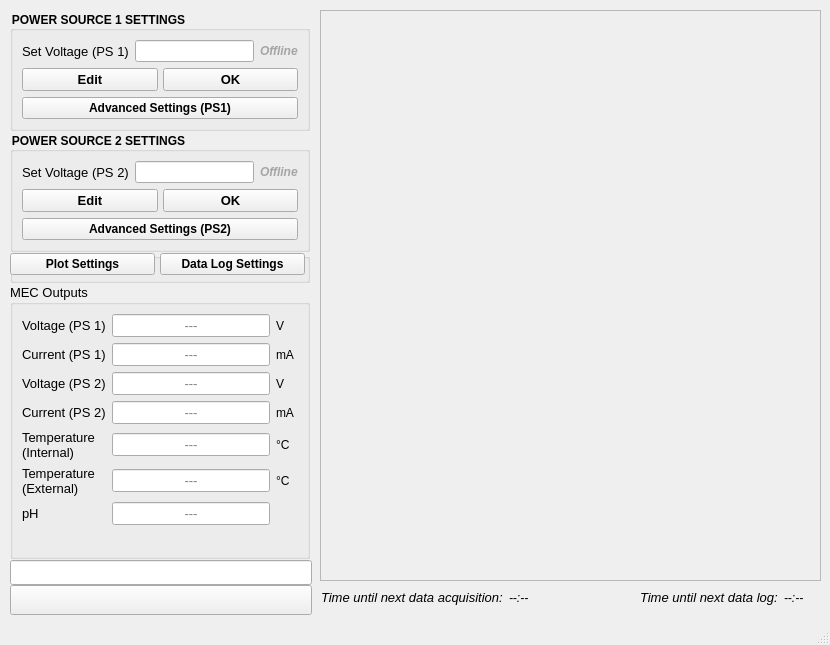
<?xml version="1.0" encoding="UTF-8"?>
<ui version="4.0">
 <class>MainWindow</class>
 <widget class="QMainWindow" name="MainWindow">
  <property name="geometry">
   <rect>
    <x>0</x>
    <y>0</y>
    <width>830</width>
    <height>645</height>
   </rect>
  </property>
  <property name="sizePolicy">
   <sizepolicy hsizetype="Fixed" vsizetype="Fixed">
    <horstretch>0</horstretch>
    <verstretch>0</verstretch>
   </sizepolicy>
  </property>
  <property name="minimumSize">
   <size>
    <width>830</width>
    <height>645</height>
   </size>
  </property>
  <property name="maximumSize">
   <size>
    <width>830</width>
    <height>645</height>
   </size>
  </property>
  <property name="windowTitle">
   <string>MainWindow</string>
  </property>
  <widget class="QWidget" name="centralwidget">
   <widget class="QWidget" name="layoutWidget">
    <property name="geometry">
     <rect>
      <x>640</x>
      <y>590</y>
      <width>181</width>
      <height>21</height>
     </rect>
    </property>
    <layout class="QFormLayout" name="formLayout_3">
     <item row="0" column="0">
      <widget class="QLabel" name="timeuntilLabel">
       <property name="maximumSize">
        <size>
         <width>16777215</width>
         <height>18</height>
        </size>
       </property>
       <property name="font">
        <font>
         <pointsize>10</pointsize>
         <italic>true</italic>
        </font>
       </property>
       <property name="text">
        <string>Time until next data log:</string>
       </property>
      </widget>
     </item>
     <item row="0" column="1">
      <widget class="QLabel" name="timerLabel">
       <property name="maximumSize">
        <size>
         <width>16777215</width>
         <height>18</height>
        </size>
       </property>
       <property name="font">
        <font>
         <italic>true</italic>
        </font>
       </property>
       <property name="text">
        <string>--:--</string>
       </property>
      </widget>
     </item>
    </layout>
   </widget>
   <widget class="QWidget" name="layoutWidget">
    <property name="geometry">
     <rect>
      <x>10</x>
      <y>10</y>
      <width>302</width>
      <height>611</height>
     </rect>
    </property>
    <layout class="QVBoxLayout" name="verticalLayout_2" stretch="0,0,0,0,0">
     <property name="spacing">
      <number>0</number>
     </property>
     <item>
      <widget class="QGroupBox" name="groupBox">
       <property name="sizePolicy">
        <sizepolicy hsizetype="Preferred" vsizetype="Fixed">
         <horstretch>0</horstretch>
         <verstretch>0</verstretch>
        </sizepolicy>
       </property>
       <property name="minimumSize">
        <size>
         <width>300</width>
         <height>0</height>
        </size>
       </property>
       <property name="maximumSize">
        <size>
         <width>300</width>
         <height>120</height>
        </size>
       </property>
       <property name="font">
        <font>
         <weight>75</weight>
         <bold>true</bold>
        </font>
       </property>
       <property name="styleSheet">
        <string notr="true">font-weight: bold</string>
       </property>
       <property name="title">
        <string>POWER SOURCE 1 SETTINGS</string>
       </property>
       <layout class="QFormLayout" name="formLayout_2">
        <item row="0" column="1">
         <layout class="QHBoxLayout" name="horizontalLayout_13">
          <item>
           <widget class="QLineEdit" name="setvoltageDisplay">
            <property name="font">
             <font>
              <pointsize>14</pointsize>
             </font>
            </property>
            <property name="styleSheet">
             <string notr="true">font-weight: normal;</string>
            </property>
            <property name="alignment">
             <set>Qt::AlignCenter</set>
            </property>
            <property name="readOnly">
             <bool>true</bool>
            </property>
           </widget>
          </item>
          <item>
           <widget class="QLabel" name="statusPS1">
            <property name="sizePolicy">
             <sizepolicy hsizetype="Preferred" vsizetype="Preferred">
              <horstretch>0</horstretch>
              <verstretch>0</verstretch>
             </sizepolicy>
            </property>
            <property name="maximumSize">
             <size>
              <width>16777215</width>
              <height>18</height>
             </size>
            </property>
            <property name="font">
             <font>
              <weight>75</weight>
              <italic>true</italic>
              <bold>true</bold>
             </font>
            </property>
            <property name="autoFillBackground">
             <bool>false</bool>
            </property>
            <property name="styleSheet">
             <string notr="true">color: rgb(165, 165, 165);</string>
            </property>
            <property name="frameShape">
             <enum>QFrame::NoFrame</enum>
            </property>
            <property name="text">
             <string>Offline</string>
            </property>
            <property name="wordWrap">
             <bool>false</bool>
            </property>
           </widget>
          </item>
         </layout>
        </item>
        <item row="1" column="0" colspan="2">
         <layout class="QHBoxLayout" name="horizontalLayout_2">
          <property name="spacing">
           <number>5</number>
          </property>
          <item>
           <widget class="QPushButton" name="settingsEditButton">
            <property name="minimumSize">
             <size>
              <width>0</width>
              <height>0</height>
             </size>
            </property>
            <property name="maximumSize">
             <size>
              <width>16777215</width>
              <height>16777215</height>
             </size>
            </property>
            <property name="font">
             <font>
              <pointsize>10</pointsize>
              <weight>75</weight>
              <bold>true</bold>
             </font>
            </property>
            <property name="text">
             <string>Edit</string>
            </property>
           </widget>
          </item>
          <item>
           <widget class="QPushButton" name="settingsOKButton">
            <property name="minimumSize">
             <size>
              <width>0</width>
              <height>0</height>
             </size>
            </property>
            <property name="maximumSize">
             <size>
              <width>16777215</width>
              <height>16777215</height>
             </size>
            </property>
            <property name="font">
             <font>
              <pointsize>10</pointsize>
              <weight>75</weight>
              <bold>true</bold>
             </font>
            </property>
            <property name="text">
             <string>OK</string>
            </property>
           </widget>
          </item>
         </layout>
        </item>
        <item row="2" column="0" colspan="2">
         <widget class="QPushButton" name="advsetButton">
          <property name="minimumSize">
           <size>
            <width>0</width>
            <height>0</height>
           </size>
          </property>
          <property name="maximumSize">
           <size>
            <width>16777215</width>
            <height>16777215</height>
           </size>
          </property>
          <property name="font">
           <font>
            <pointsize>9</pointsize>
            <weight>75</weight>
            <bold>true</bold>
           </font>
          </property>
          <property name="text">
           <string>Advanced Settings (PS1)</string>
          </property>
         </widget>
        </item>
        <item row="0" column="0">
         <layout class="QHBoxLayout" name="horizontalLayout_11">
          <item>
           <widget class="QLabel" name="label_2">
            <property name="font">
             <font>
              <pointsize>10</pointsize>
             </font>
            </property>
            <property name="styleSheet">
             <string notr="true">font-weight:normal;</string>
            </property>
            <property name="text">
             <string>Set Voltage (PS 1)</string>
            </property>
           </widget>
          </item>
         </layout>
        </item>
       </layout>
      </widget>
     </item>
     <item>
      <widget class="QGroupBox" name="groupBox_3">
       <property name="sizePolicy">
        <sizepolicy hsizetype="Preferred" vsizetype="Fixed">
         <horstretch>0</horstretch>
         <verstretch>0</verstretch>
        </sizepolicy>
       </property>
       <property name="minimumSize">
        <size>
         <width>300</width>
         <height>0</height>
        </size>
       </property>
       <property name="maximumSize">
        <size>
         <width>300</width>
         <height>120</height>
        </size>
       </property>
       <property name="font">
        <font>
         <weight>75</weight>
         <bold>true</bold>
        </font>
       </property>
       <property name="styleSheet">
        <string notr="true">font-weight: bold</string>
       </property>
       <property name="title">
        <string>POWER SOURCE 2 SETTINGS</string>
       </property>
       <layout class="QFormLayout" name="formLayout_4">
        <item row="1" column="0" colspan="2">
         <layout class="QHBoxLayout" name="horizontalLayout_12">
          <property name="spacing">
           <number>5</number>
          </property>
          <item>
           <widget class="QPushButton" name="settingsEditButton2">
            <property name="minimumSize">
             <size>
              <width>0</width>
              <height>0</height>
             </size>
            </property>
            <property name="maximumSize">
             <size>
              <width>16777215</width>
              <height>16777215</height>
             </size>
            </property>
            <property name="font">
             <font>
              <pointsize>10</pointsize>
              <weight>75</weight>
              <bold>true</bold>
             </font>
            </property>
            <property name="text">
             <string>Edit</string>
            </property>
           </widget>
          </item>
          <item>
           <widget class="QPushButton" name="settingsOKButton2">
            <property name="minimumSize">
             <size>
              <width>0</width>
              <height>0</height>
             </size>
            </property>
            <property name="maximumSize">
             <size>
              <width>16777215</width>
              <height>16777215</height>
             </size>
            </property>
            <property name="font">
             <font>
              <pointsize>10</pointsize>
              <weight>75</weight>
              <bold>true</bold>
             </font>
            </property>
            <property name="text">
             <string>OK</string>
            </property>
           </widget>
          </item>
         </layout>
        </item>
        <item row="2" column="0" colspan="2">
         <widget class="QPushButton" name="advsetButton2">
          <property name="minimumSize">
           <size>
            <width>0</width>
            <height>0</height>
           </size>
          </property>
          <property name="maximumSize">
           <size>
            <width>16777215</width>
            <height>16777215</height>
           </size>
          </property>
          <property name="font">
           <font>
            <pointsize>9</pointsize>
            <weight>75</weight>
            <bold>true</bold>
           </font>
          </property>
          <property name="text">
           <string>Advanced Settings (PS2)</string>
          </property>
         </widget>
        </item>
        <item row="0" column="1">
         <layout class="QHBoxLayout" name="horizontalLayout_15">
          <item>
           <widget class="QLineEdit" name="setvoltageDisplay2">
            <property name="styleSheet">
             <string notr="true">font-weight: normal</string>
            </property>
            <property name="alignment">
             <set>Qt::AlignCenter</set>
            </property>
            <property name="readOnly">
             <bool>true</bool>
            </property>
           </widget>
          </item>
          <item>
           <widget class="QLabel" name="statusPS2">
            <property name="maximumSize">
             <size>
              <width>16777215</width>
              <height>18</height>
             </size>
            </property>
            <property name="font">
             <font>
              <weight>75</weight>
              <italic>true</italic>
              <bold>true</bold>
             </font>
            </property>
            <property name="styleSheet">
             <string notr="true">color: rgb(165, 165, 165); </string>
            </property>
            <property name="text">
             <string>Offline</string>
            </property>
           </widget>
          </item>
         </layout>
        </item>
        <item row="0" column="0">
         <layout class="QHBoxLayout" name="horizontalLayout_14">
          <item>
           <widget class="QLabel" name="label_11">
            <property name="font">
             <font>
              <pointsize>10</pointsize>
             </font>
            </property>
            <property name="styleSheet">
             <string notr="true">font-weight: normal</string>
            </property>
            <property name="text">
             <string>Set Voltage (PS 2)</string>
            </property>
           </widget>
          </item>
         </layout>
        </item>
       </layout>
      </widget>
     </item>
     <item>
      <widget class="QGroupBox" name="groupBox_4">
       <property name="maximumSize">
        <size>
         <width>300</width>
         <height>30</height>
        </size>
       </property>
       <property name="title">
        <string/>
       </property>
       <widget class="QWidget" name="layoutWidget">
        <property name="geometry">
         <rect>
          <x>0</x>
          <y>0</y>
          <width>309</width>
          <height>31</height>
         </rect>
        </property>
        <layout class="QHBoxLayout" name="horizontalLayout_5">
         <property name="spacing">
          <number>5</number>
         </property>
         <property name="sizeConstraint">
          <enum>QLayout::SetFixedSize</enum>
         </property>
         <property name="rightMargin">
          <number>0</number>
         </property>
         <item>
          <widget class="QPushButton" name="plotsetButton">
           <property name="minimumSize">
            <size>
             <width>145</width>
             <height>0</height>
            </size>
           </property>
           <property name="maximumSize">
            <size>
             <width>145</width>
             <height>16777215</height>
            </size>
           </property>
           <property name="font">
            <font>
             <pointsize>9</pointsize>
             <weight>75</weight>
             <bold>true</bold>
            </font>
           </property>
           <property name="text">
            <string>Plot Settings</string>
           </property>
          </widget>
         </item>
         <item>
          <widget class="QPushButton" name="datalogButton">
           <property name="minimumSize">
            <size>
             <width>145</width>
             <height>0</height>
            </size>
           </property>
           <property name="maximumSize">
            <size>
             <width>145</width>
             <height>16777215</height>
            </size>
           </property>
           <property name="font">
            <font>
             <pointsize>9</pointsize>
             <weight>75</weight>
             <bold>true</bold>
            </font>
           </property>
           <property name="text">
            <string>Data Log Settings</string>
           </property>
          </widget>
         </item>
        </layout>
       </widget>
      </widget>
     </item>
     <item>
      <widget class="QGroupBox" name="groupBox_2">
       <property name="sizePolicy">
        <sizepolicy hsizetype="Preferred" vsizetype="Fixed">
         <horstretch>0</horstretch>
         <verstretch>0</verstretch>
        </sizepolicy>
       </property>
       <property name="minimumSize">
        <size>
         <width>300</width>
         <height>0</height>
        </size>
       </property>
       <property name="maximumSize">
        <size>
         <width>300</width>
         <height>275</height>
        </size>
       </property>
       <property name="font">
        <font>
         <pointsize>10</pointsize>
        </font>
       </property>
       <property name="title">
        <string>MEC Outputs </string>
       </property>
       <layout class="QFormLayout" name="formLayout">
        <item row="0" column="0">
         <widget class="QLabel" name="label_5">
          <property name="text">
           <string>Voltage (PS 1)</string>
          </property>
         </widget>
        </item>
        <item row="0" column="1">
         <layout class="QHBoxLayout" name="horizontalLayout_6">
          <item>
           <widget class="QLineEdit" name="voltageDisplay">
            <property name="maximumSize">
             <size>
              <width>16777215</width>
              <height>16777215</height>
             </size>
            </property>
            <property name="font">
             <font>
              <pointsize>10</pointsize>
             </font>
            </property>
            <property name="cursor">
             <cursorShape>ArrowCursor</cursorShape>
            </property>
            <property name="alignment">
             <set>Qt::AlignCenter</set>
            </property>
            <property name="readOnly">
             <bool>true</bool>
            </property>
            <property name="placeholderText">
             <string>---</string>
            </property>
           </widget>
          </item>
          <item>
           <widget class="QLabel" name="currentunitLabel_2">
            <property name="minimumSize">
             <size>
              <width>22</width>
              <height>0</height>
             </size>
            </property>
            <property name="maximumSize">
             <size>
              <width>16777215</width>
              <height>16777215</height>
             </size>
            </property>
            <property name="font">
             <font>
              <pointsize>9</pointsize>
             </font>
            </property>
            <property name="text">
             <string>V</string>
            </property>
           </widget>
          </item>
         </layout>
        </item>
        <item row="1" column="0">
         <widget class="QLabel" name="currentLabel">
          <property name="font">
           <font>
            <pointsize>10</pointsize>
           </font>
          </property>
          <property name="autoFillBackground">
           <bool>false</bool>
          </property>
          <property name="text">
           <string>Current (PS 1)</string>
          </property>
         </widget>
        </item>
        <item row="1" column="1">
         <layout class="QHBoxLayout" name="horizontalLayout">
          <item>
           <widget class="QLineEdit" name="currentDisplay">
            <property name="maximumSize">
             <size>
              <width>16777215</width>
              <height>16777215</height>
             </size>
            </property>
            <property name="font">
             <font>
              <pointsize>10</pointsize>
             </font>
            </property>
            <property name="cursor">
             <cursorShape>ArrowCursor</cursorShape>
            </property>
            <property name="alignment">
             <set>Qt::AlignCenter</set>
            </property>
            <property name="readOnly">
             <bool>true</bool>
            </property>
            <property name="placeholderText">
             <string>---</string>
            </property>
           </widget>
          </item>
          <item>
           <widget class="QLabel" name="currentunitLabel">
            <property name="minimumSize">
             <size>
              <width>22</width>
              <height>0</height>
             </size>
            </property>
            <property name="maximumSize">
             <size>
              <width>16777215</width>
              <height>16777215</height>
             </size>
            </property>
            <property name="font">
             <font>
              <pointsize>9</pointsize>
             </font>
            </property>
            <property name="text">
             <string>mA</string>
            </property>
           </widget>
          </item>
         </layout>
        </item>
        <item row="2" column="0">
         <widget class="QLabel" name="label_6">
          <property name="text">
           <string>Voltage (PS 2)</string>
          </property>
         </widget>
        </item>
        <item row="2" column="1">
         <layout class="QHBoxLayout" name="horizontalLayout_9">
          <item>
           <widget class="QLineEdit" name="voltageDisplay2">
            <property name="maximumSize">
             <size>
              <width>16777215</width>
              <height>16777215</height>
             </size>
            </property>
            <property name="font">
             <font>
              <pointsize>10</pointsize>
             </font>
            </property>
            <property name="cursor">
             <cursorShape>ArrowCursor</cursorShape>
            </property>
            <property name="alignment">
             <set>Qt::AlignCenter</set>
            </property>
            <property name="readOnly">
             <bool>true</bool>
            </property>
            <property name="placeholderText">
             <string>---</string>
            </property>
           </widget>
          </item>
          <item>
           <widget class="QLabel" name="currentunitLabel_4">
            <property name="minimumSize">
             <size>
              <width>22</width>
              <height>0</height>
             </size>
            </property>
            <property name="maximumSize">
             <size>
              <width>16777215</width>
              <height>16777215</height>
             </size>
            </property>
            <property name="font">
             <font>
              <pointsize>9</pointsize>
             </font>
            </property>
            <property name="text">
             <string>V</string>
            </property>
           </widget>
          </item>
         </layout>
        </item>
        <item row="3" column="0">
         <widget class="QLabel" name="currentLabel_2">
          <property name="font">
           <font>
            <pointsize>10</pointsize>
           </font>
          </property>
          <property name="autoFillBackground">
           <bool>false</bool>
          </property>
          <property name="text">
           <string>Current (PS 2)</string>
          </property>
         </widget>
        </item>
        <item row="3" column="1">
         <layout class="QHBoxLayout" name="horizontalLayout_10">
          <item>
           <widget class="QLineEdit" name="currentDisplay2">
            <property name="maximumSize">
             <size>
              <width>16777215</width>
              <height>16777215</height>
             </size>
            </property>
            <property name="font">
             <font>
              <pointsize>10</pointsize>
             </font>
            </property>
            <property name="cursor">
             <cursorShape>ArrowCursor</cursorShape>
            </property>
            <property name="alignment">
             <set>Qt::AlignCenter</set>
            </property>
            <property name="readOnly">
             <bool>true</bool>
            </property>
            <property name="placeholderText">
             <string>---</string>
            </property>
           </widget>
          </item>
          <item>
           <widget class="QLabel" name="currentunitLabel_5">
            <property name="minimumSize">
             <size>
              <width>22</width>
              <height>0</height>
             </size>
            </property>
            <property name="maximumSize">
             <size>
              <width>16777215</width>
              <height>16777215</height>
             </size>
            </property>
            <property name="font">
             <font>
              <pointsize>9</pointsize>
             </font>
            </property>
            <property name="text">
             <string>mA</string>
            </property>
           </widget>
          </item>
         </layout>
        </item>
        <item row="4" column="0">
         <widget class="QLabel" name="tempLabel">
          <property name="maximumSize">
           <size>
            <width>80</width>
            <height>16777215</height>
           </size>
          </property>
          <property name="font">
           <font>
            <pointsize>10</pointsize>
           </font>
          </property>
          <property name="text">
           <string>Temperature (Internal)</string>
          </property>
          <property name="wordWrap">
           <bool>true</bool>
          </property>
         </widget>
        </item>
        <item row="4" column="1">
         <layout class="QHBoxLayout" name="horizontalLayout_3">
          <item>
           <widget class="QLineEdit" name="tempDisplay1">
            <property name="maximumSize">
             <size>
              <width>16777215</width>
              <height>16777215</height>
             </size>
            </property>
            <property name="font">
             <font>
              <pointsize>10</pointsize>
             </font>
            </property>
            <property name="cursor">
             <cursorShape>ArrowCursor</cursorShape>
            </property>
            <property name="alignment">
             <set>Qt::AlignCenter</set>
            </property>
            <property name="dragEnabled">
             <bool>false</bool>
            </property>
            <property name="readOnly">
             <bool>true</bool>
            </property>
            <property name="placeholderText">
             <string>---</string>
            </property>
           </widget>
          </item>
          <item>
           <widget class="QLabel" name="tempunitLabel">
            <property name="minimumSize">
             <size>
              <width>22</width>
              <height>0</height>
             </size>
            </property>
            <property name="maximumSize">
             <size>
              <width>16777215</width>
              <height>16777215</height>
             </size>
            </property>
            <property name="font">
             <font>
              <pointsize>9</pointsize>
             </font>
            </property>
            <property name="text">
             <string>°C </string>
            </property>
           </widget>
          </item>
         </layout>
        </item>
        <item row="5" column="0">
         <widget class="QLabel" name="tempLabel_2">
          <property name="maximumSize">
           <size>
            <width>80</width>
            <height>16777215</height>
           </size>
          </property>
          <property name="font">
           <font>
            <pointsize>10</pointsize>
           </font>
          </property>
          <property name="text">
           <string>Temperature (External)</string>
          </property>
          <property name="wordWrap">
           <bool>true</bool>
          </property>
         </widget>
        </item>
        <item row="5" column="1">
         <layout class="QHBoxLayout" name="horizontalLayout_7">
          <item>
           <widget class="QLineEdit" name="tempDisplay2">
            <property name="maximumSize">
             <size>
              <width>16777215</width>
              <height>16777215</height>
             </size>
            </property>
            <property name="font">
             <font>
              <pointsize>10</pointsize>
             </font>
            </property>
            <property name="cursor">
             <cursorShape>ArrowCursor</cursorShape>
            </property>
            <property name="alignment">
             <set>Qt::AlignCenter</set>
            </property>
            <property name="dragEnabled">
             <bool>false</bool>
            </property>
            <property name="readOnly">
             <bool>true</bool>
            </property>
            <property name="placeholderText">
             <string>---</string>
            </property>
           </widget>
          </item>
          <item>
           <widget class="QLabel" name="tempunitLabel_2">
            <property name="minimumSize">
             <size>
              <width>22</width>
              <height>0</height>
             </size>
            </property>
            <property name="maximumSize">
             <size>
              <width>16777215</width>
              <height>16777215</height>
             </size>
            </property>
            <property name="font">
             <font>
              <pointsize>9</pointsize>
             </font>
            </property>
            <property name="text">
             <string>°C </string>
            </property>
           </widget>
          </item>
         </layout>
        </item>
        <item row="6" column="0">
         <widget class="QLabel" name="pHLabel">
          <property name="font">
           <font>
            <pointsize>10</pointsize>
           </font>
          </property>
          <property name="text">
           <string>pH</string>
          </property>
         </widget>
        </item>
        <item row="6" column="1">
         <layout class="QHBoxLayout" name="horizontalLayout_4">
          <item>
           <widget class="QLineEdit" name="pHDisplay">
            <property name="maximumSize">
             <size>
              <width>16777215</width>
              <height>16777215</height>
             </size>
            </property>
            <property name="font">
             <font>
              <pointsize>10</pointsize>
             </font>
            </property>
            <property name="cursor">
             <cursorShape>ArrowCursor</cursorShape>
            </property>
            <property name="alignment">
             <set>Qt::AlignCenter</set>
            </property>
            <property name="readOnly">
             <bool>true</bool>
            </property>
            <property name="placeholderText">
             <string>---</string>
            </property>
           </widget>
          </item>
          <item>
           <widget class="QLabel" name="pHblankLabel">
            <property name="minimumSize">
             <size>
              <width>22</width>
              <height>0</height>
             </size>
            </property>
            <property name="maximumSize">
             <size>
              <width>16777215</width>
              <height>16777215</height>
             </size>
            </property>
            <property name="text">
             <string/>
            </property>
           </widget>
          </item>
         </layout>
        </item>
       </layout>
      </widget>
     </item>
     <item>
      <layout class="QVBoxLayout" name="verticalLayout">
       <property name="spacing">
        <number>0</number>
       </property>
       <property name="sizeConstraint">
        <enum>QLayout::SetMaximumSize</enum>
       </property>
       <item>
        <widget class="QLineEdit" name="onlineDisplay">
         <property name="minimumSize">
          <size>
           <width>0</width>
           <height>25</height>
          </size>
         </property>
         <property name="maximumSize">
          <size>
           <width>16777215</width>
           <height>25</height>
          </size>
         </property>
         <property name="font">
          <font>
           <pointsize>10</pointsize>
          </font>
         </property>
         <property name="cursor">
          <cursorShape>ArrowCursor</cursorShape>
         </property>
         <property name="text">
          <string/>
         </property>
         <property name="alignment">
          <set>Qt::AlignCenter</set>
         </property>
         <property name="readOnly">
          <bool>true</bool>
         </property>
        </widget>
       </item>
       <item>
        <widget class="QPushButton" name="startButton">
         <property name="minimumSize">
          <size>
           <width>0</width>
           <height>30</height>
          </size>
         </property>
         <property name="maximumSize">
          <size>
           <width>16777215</width>
           <height>30</height>
          </size>
         </property>
         <property name="font">
          <font>
           <pointsize>9</pointsize>
           <weight>75</weight>
           <bold>true</bold>
          </font>
         </property>
         <property name="text">
          <string/>
         </property>
         <property name="checkable">
          <bool>true</bool>
         </property>
        </widget>
       </item>
      </layout>
     </item>
    </layout>
   </widget>
   <widget class="QScrollArea" name="graphingArea">
    <property name="geometry">
     <rect>
      <x>320</x>
      <y>10</y>
      <width>501</width>
      <height>571</height>
     </rect>
    </property>
    <property name="widgetResizable">
     <bool>true</bool>
    </property>
    <widget class="QWidget" name="graphingAreaWidgetContents">
     <property name="geometry">
      <rect>
       <x>0</x>
       <y>0</y>
       <width>499</width>
       <height>569</height>
      </rect>
     </property>
    </widget>
   </widget>
   <widget class="QWidget" name="layoutWidget_2">
    <property name="geometry">
     <rect>
      <x>321</x>
      <y>590</y>
      <width>261</width>
      <height>21</height>
     </rect>
    </property>
    <layout class="QFormLayout" name="formLayout_5">
     <item row="0" column="0">
      <widget class="QLabel" name="timeuntilLabel_3">
       <property name="maximumSize">
        <size>
         <width>16777215</width>
         <height>18</height>
        </size>
       </property>
       <property name="font">
        <font>
         <pointsize>10</pointsize>
         <italic>true</italic>
        </font>
       </property>
       <property name="text">
        <string>Time until next data acquisition:</string>
       </property>
      </widget>
     </item>
     <item row="0" column="1">
      <widget class="QLabel" name="acquisitionTimerLabel">
       <property name="maximumSize">
        <size>
         <width>16777215</width>
         <height>18</height>
        </size>
       </property>
       <property name="font">
        <font>
         <italic>true</italic>
        </font>
       </property>
       <property name="text">
        <string>--:--</string>
       </property>
      </widget>
     </item>
    </layout>
   </widget>
  </widget>
  <widget class="QStatusBar" name="statusbar"/>
 </widget>
 <resources/>
 <connections/>
</ui>
